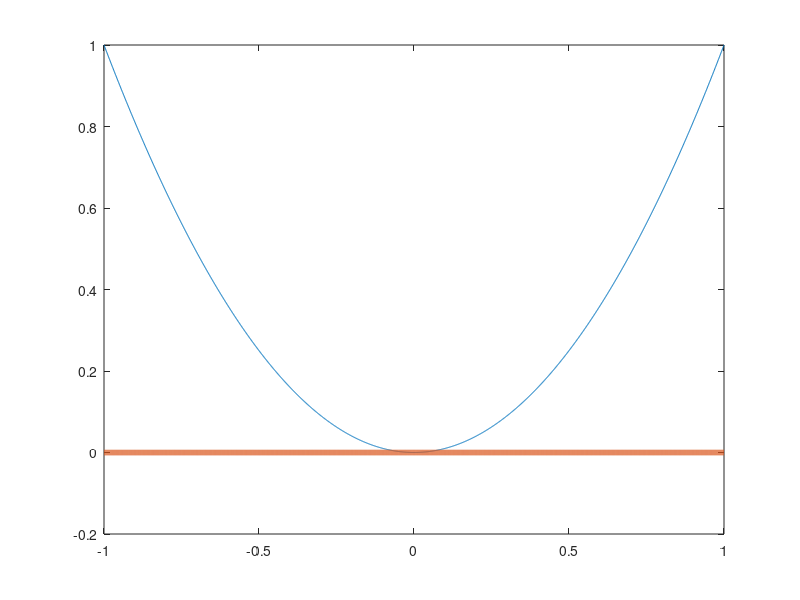

The MATLAB source for this figure:
%test the Eout  bias and variance-by Biao Mao

%target function
fx=@(x) x.^2;

%generate the D data
N=10000000;
D=zeros(N,4);
D(:,1:2)=2*rand(N,2)-1;
D(:,3:4)=fx(D(:,1:2));

%calculate
a=(D(:,3)-D(:,4))./(D(:,1)-D(:,2));
b=(D(:,1).*D(:,4)-D(:,2).*D(:,3))./(D(:,1)-D(:,2));

a_mean=mean(a);
b_mean=mean(b);

%hypothesis set
g_mean=@(x) a_mean.*x+b_mean;

%plot
x=-1:0.001:1;
plot(x,fx(x),x,g_mean(x),'LineWidth',4)

%calculate the var and bias
bias=@(x) mean((a_mean.*x+b_mean-x.^2).^2);
biasValue=bias(x)
%var=@(x) mean((a.*x+b-(a_mean.*x+b_mean)).^2);
var=@(x) mean(mean(a.^2).*x.^2+2*mean(a.*b).*x+mean(b.^2));
varValue=var(x)
Eout=@(x) mean(x.^4-2*mean(a)*x.^3+mean(a.^2-2*b)*x.^2+2*mean(a.*b).*x+mean(b.^2));
EoutVaule=Eout(x)
EoutComp=biasValue+varValue
